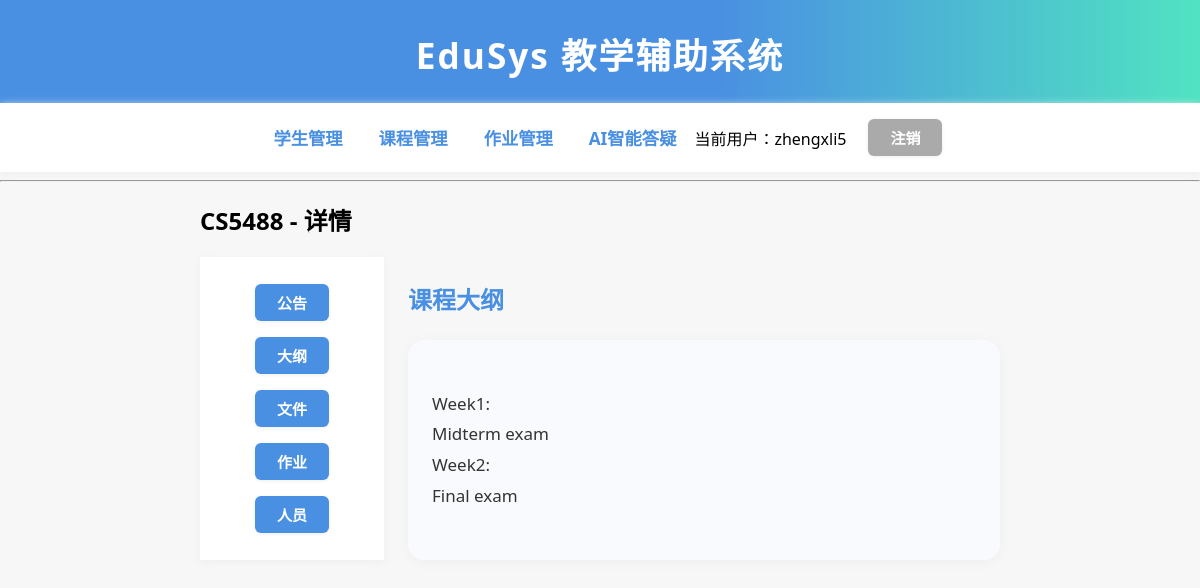
Screenshot of /courses/2/outline/ (signed in) with the database file from the repository.
### users/models.py (models this page shows, shortened)
class User(AbstractUser):
	user_id = models.CharField(max_length=20, unique=True, verbose_name='学号/工号')

### courses/models.py (models this page shows, shortened)
class Course(models.Model):
	name = models.CharField(max_length=100, verbose_name='课程名称')
	teacher = models.CharField(max_length=50, verbose_name='授课教师')
	students = models.ManyToManyField(Student, blank=True, related_name='courses', verbose_name='学生列表')
	outline = models.TextField(blank=True, verbose_name='课程大纲')

### courses/views.py (the view)
# urls.py: path('<int:course_id>/outline/', views.course_outline, name='course_outline'),
def course_outline(request, course_id):
	course = get_object_or_404(Course, id=course_id)
	is_superuser = request.user.is_superuser
	if request.method == 'POST' and is_superuser:
		outline = request.POST.get('outline', '')
		course.outline = outline
		course.save()
		return redirect('course_outline', course_id=course.id)
	return render(request, 'courses/course_outline.html', {
		'course': course,
		'is_superuser': is_superuser,
		'edit_mode': request.GET.get('edit') == '1',
	})

### courses/templates/courses/course_outline.html (shortened to what this page needs)
{% extends 'courses/course_detail.html' %}
{% block course_content %}
<h3 style="font-size:24px;color:#4a90e2;margin-bottom:24px;">课程大纲</h3>
<div style="max-width:900px;margin:auto;background:#f8fafd;padding:32px 24px;border-radius:16px;box-shadow:0 2px 12px #eee;">
	{% if is_superuser and edit_mode %}
		<form method="post">
			{% csrf_token %}
			<textarea id="outline-editor" name="outline" style="width:100%;height:320px;padding:16px;font-size:16px;border-radius:8px;border:1px solid #ddd;resize:vertical;">{{ course.outline|default_if_none:"" }}</textarea>
			<button type="submit" class="btn" style="margin-top:18px;">保存</button>
			<a href="{% url 'course_outline' course.id %}" class="btn-cancel" style="margin-left:16px;">取消</a>
		</form>
		<script src="https://cdn.jsdelivr.net/npm/@ckeditor/ckeditor5-build-classic/build/ckeditor.js"></script>
		<script>
			ClassicEditor.create(document.querySelector('#outline-editor'));
		</script>
	{% else %}
		<div style="font-size:17px;line-height:1.8;color:#333;min-height:120px;">{{ course.outline|linebreaks|default:"暂无课程大纲" }}</div>
	{% endif %}
</div>
{% endblock %}

### courses/templates/courses/course_detail.html
{% extends 'base.html' %}
{% block content %}
<h2>{{ course.name }} - 详情</h2>
<div style="display:flex;gap:24px;">
    <nav style="display:flex;flex-direction:column;gap:12px;min-width:120px;">
    <a href="{% url 'course_announcement' course.id %}" class="btn">公告</a>
    <a href="{% url 'course_outline' course.id %}" class="btn">大纲</a>
    <a href="{% url 'course_files' course.id %}" class="btn">文件</a>
    <a href="{% url 'assignment_list' course.id %}" class="btn">作业</a>
    <a href="{% url 'course_people' course.id %}" class="btn">人员</a>
    </nav>
    <div style="flex:1;">
        {% block course_content %}{% endblock %}
    </div>
</div>
{% endblock %}

### students/templates/base.html (shortened to what this page needs)
<!DOCTYPE html>
<html>
<head>
</head>
<body>
    <h1>EduSys 教学辅助系统</h1>
    {% if '/users/login/' not in request.path and '/users/register/' not in request.path %}
    <nav>
        <a href="/students/">学生管理</a>
        <a href="/courses/">课程管理</a>
        <a href="/assignments/">作业管理</a>
        <a href="/agents/ai-assistant/">AI智能答疑</a>
        {% if request.user.is_authenticated %}
            <span style="margin-right:20px;">当前用户：{{ request.user.username }}</span>
            <a href="/users/logout/" class="btn-cancel">注销</a>
        {% else %}
            <a href="/users/login/">用户登录</a>
        {% endif %}
    </nav>
    {% endif %}
    <hr>
    <div style="max-width: 800px; margin: auto;">
        {% block content %}{% endblock %}
    </div>
</body>
</html>

### students/templates/base.html (style rules this page uses)
body { font-family: 'Segoe UI', Arial, sans-serif; background: #f7f7f7; margin: 0; padding: 0; }
h1 { background: linear-gradient(90deg,#4a90e2 60%,#50e3c2 100%); color: #fff; padding: 28px 0 24px 0; margin: 0; text-align:center; font-size:2.2rem; letter-spacing:2px; box-shadow:0 2px 12px #e0eafc; }
nav { background: #fff; padding: 14px 32px; box-shadow:0 2px 8px #eee; display:flex;align-items:center;justify-content:center;flex-wrap:wrap; }
nav a { margin: 0 18px; color: #4a90e2; text-decoration: none; font-weight: bold; font-size: 1.08rem; transition: color 0.2s; }
.btn, .btn-edit, .btn-delete, .btn-cancel { display: inline-block; padding: 8px 22px; margin: 2px; border-radius: 6px; text-decoration: none; font-size: 15px; font-weight:bold; box-shadow:0 1px 4px #eee; border:none; transition:background 0.2s; }
.btn { background: #4a90e2; color: #fff; }
.btn-cancel { background: #aaa; color: #fff; }

### rows the page displays
User: user.username "zhengxli5"
Course: name "CS5488", outline "Week1: Midterm exam Week2: Final exam"
